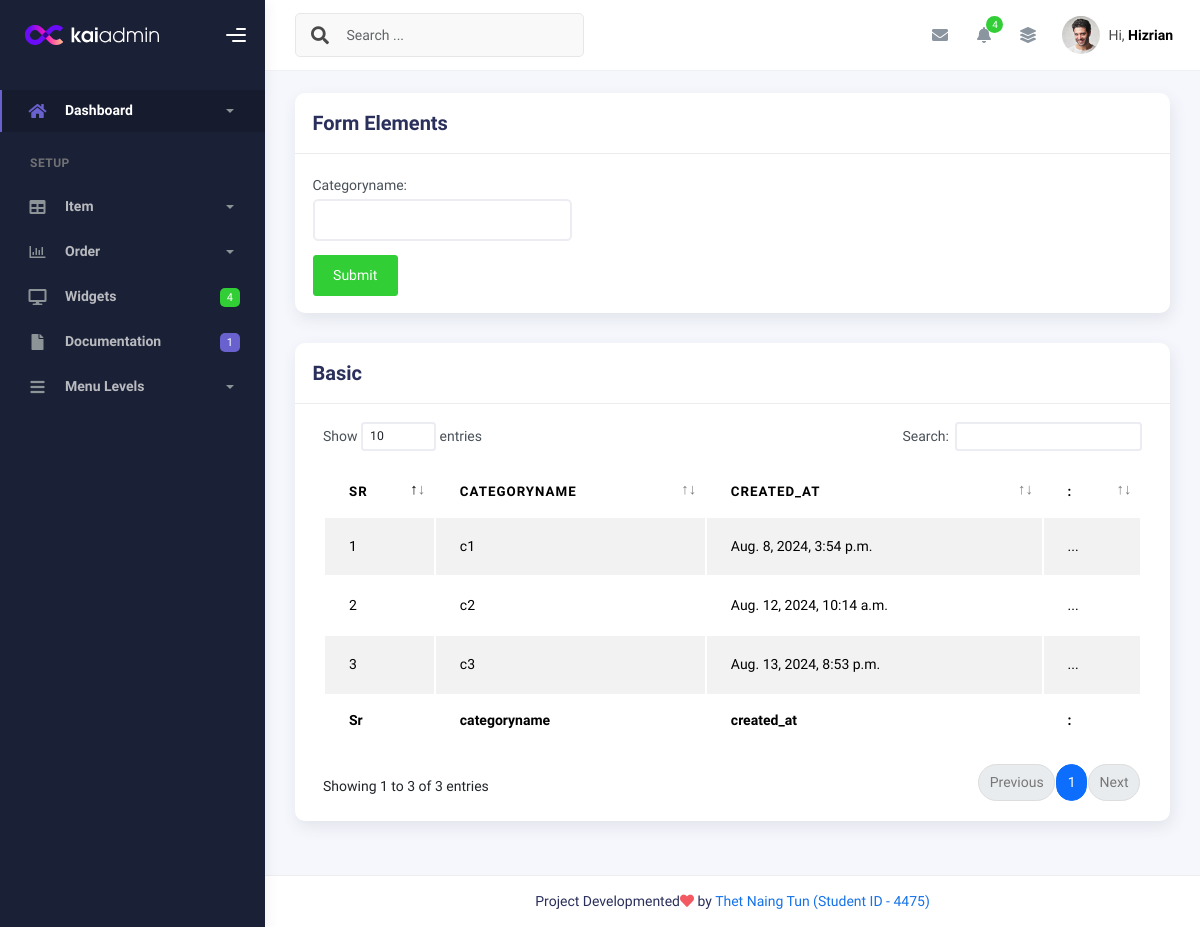
Page /categoryview/ on the earlier database version.
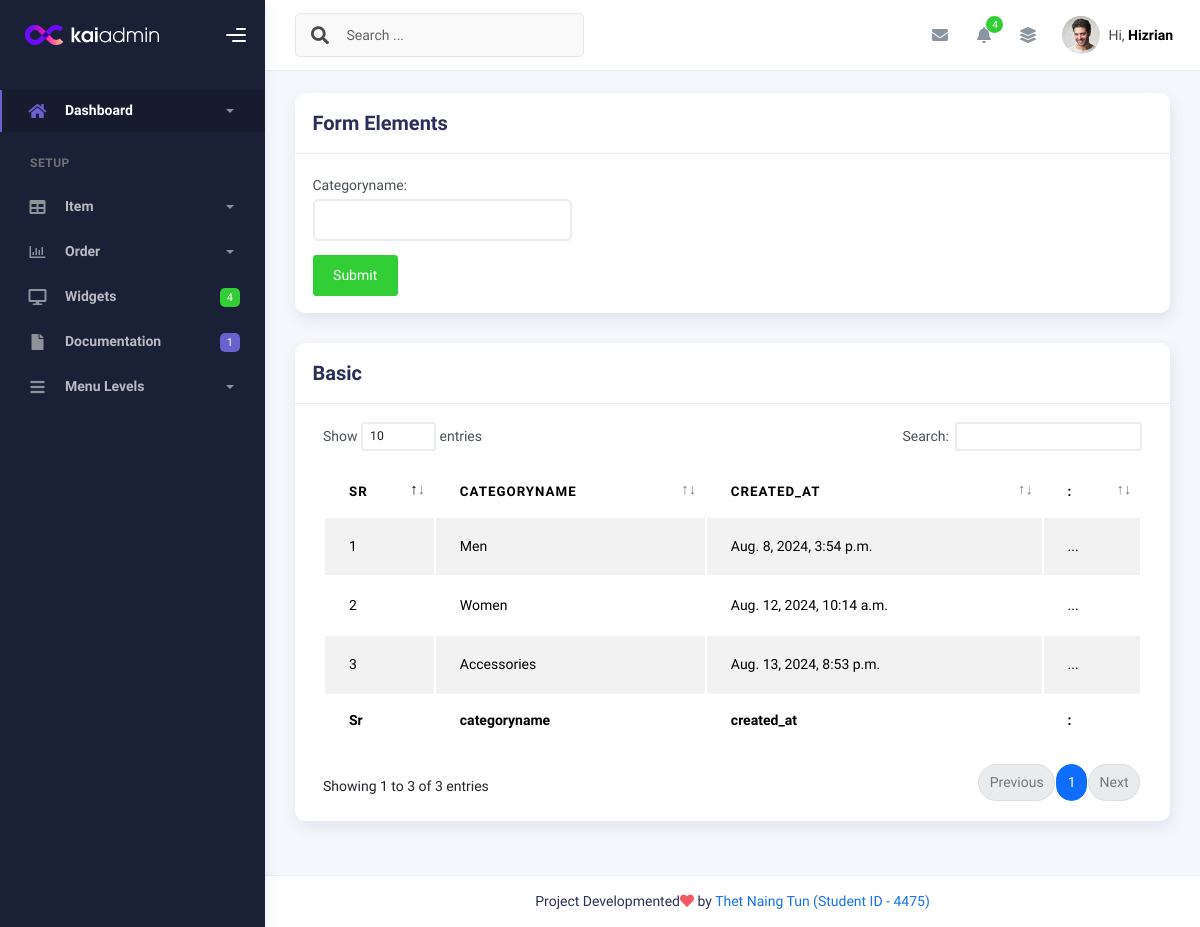
Same page on the later database version.
### myapp/models.py (models this page shows, shortened)
class category(models.Model):
    categoryname = models.CharField(max_length=255)
    created_at = models.DateTimeField(auto_now_add=True)
    updated_at = models.DateTimeField(auto_now=True)

### myapp/views.py (the view, shortened to what this page needs)
# urls.py: path('categoryview/', categoryview.as_view(), name='categoryview'),
class categoryview(View):
    def get(self, request):
        ct = category.objects.all()
        form = categoryform()
        context = {'ct':ct, 'form':form}
        return render(request, 'shopadmin/categoryview.html', context)

### myapp/forms.py
class categoryform(forms.ModelForm):
    class Meta:
        model = category
        fields = '__all__'
        widgets = {
            'categoryname': forms.TextInput(attrs={'class': 'form-control', 'required':'true'}),
        }

### templates/shopadmin/categoryview.html (shortened to what this page needs)
{% extends 'shopadmin/index.html' %}
{% block content %}
<div class="row">
    <div class="col-md-12">
      <div class="card">
        <div class="card-header">
          <div class="card-title">Form Elements</div>
        </div>
        <div class="card-body">
          <div class="row">
            <div class="col-md-6 col-lg-4">
                <form method="post" enctype="multipart/form-data" action="{% url 'myapp:categoryview' %}">
                    {{ form.as_p }}
                    <input type="submit" value="Submit" class="btn btn-success">
                </form>
            </div>
          </div>
        </div>
      </div>
    </div>
  </div>
  <div class="col-md-12">
    <div class="card">
      <div class="card-header">
        <h4 class="card-title">Basic</h4>
      </div>
      <div class="card-body">
        <div class="table-responsive">
          <table
            id="basic-datatables"
            class="display table table-striped table-hover"
          >
            <thead>
              <tr>
                <th>Sr</th>
                <th>categoryname</th>
                <th>created_at</th>
                <th>:</th>
              </tr>
            </thead>
            <tfoot>
              <tr>
                <th>Sr</th>
                <th>categoryname</th>
                <th>created_at</th>
                <th>:</th>
              </tr>
            </tfoot>
            <tbody>
              {% for i in ct %}
              <tr>
                <td>
                  {{i.id}}
                </td>
                <td>{{i.categoryname}}</td>
                <td>{{i.created_at}}</td>
                <td>...</td>
              </tr>
              {% endfor %}
            </tbody>
          </table>
        </div>
      </div>
    </div>
  </div>
{% endblock content %}

Differences in the rows shown:
changed category id 1: categoryname "c1" → "Men"
changed category id 2: categoryname "c2" → "Women"
changed category id 3: categoryname "c3" → "Accessories"
